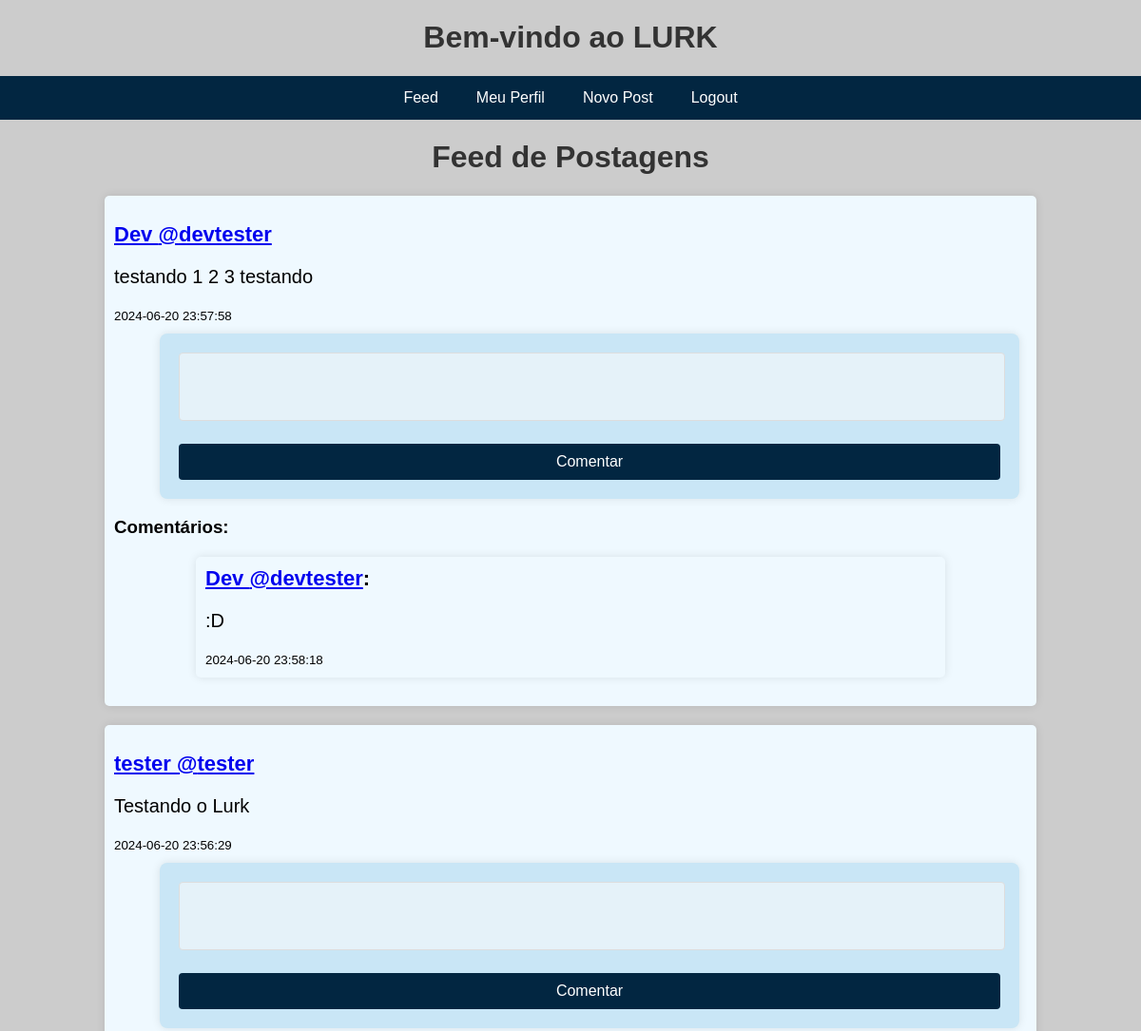
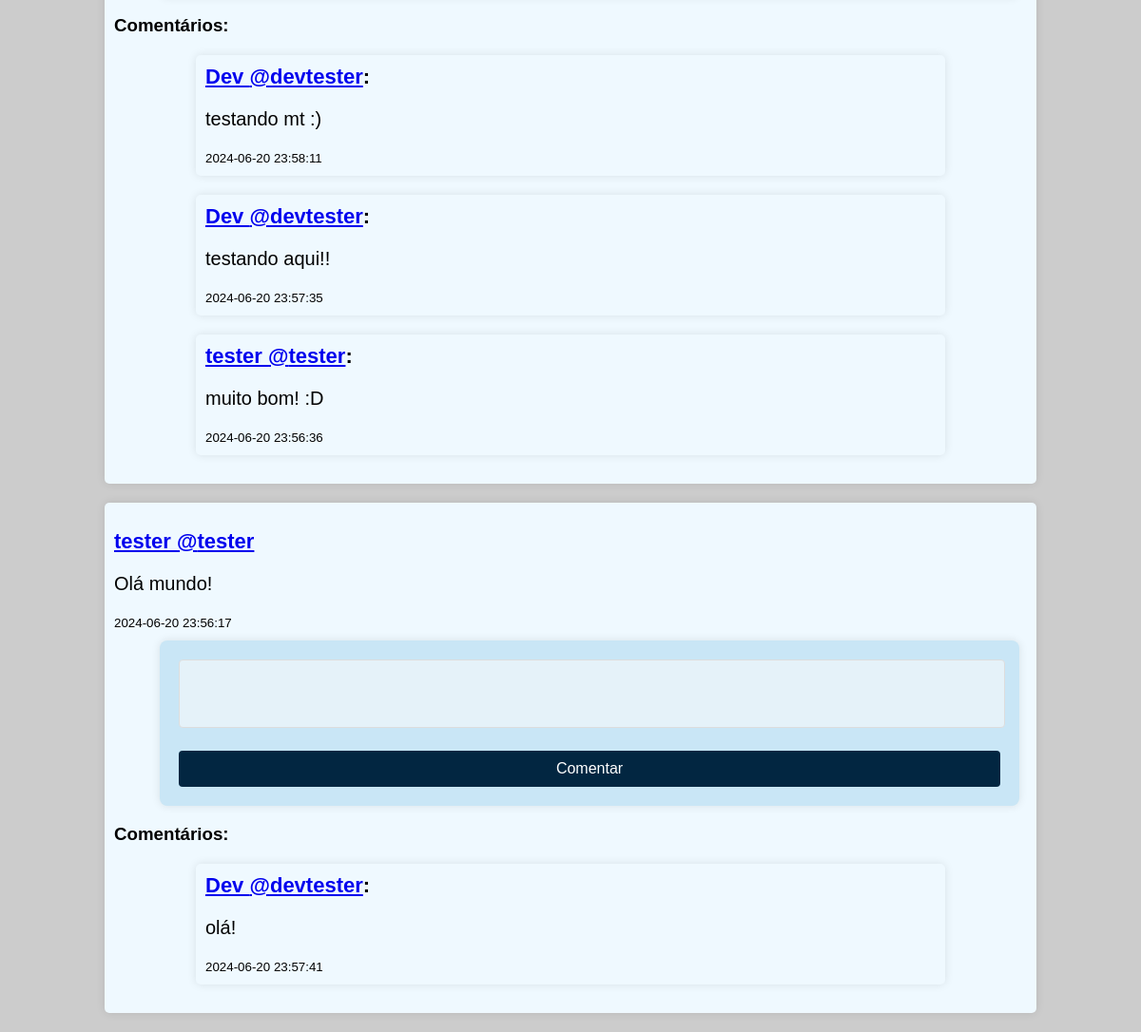
The page /pages/feed.php (signed in) on the database its author committed (2 pictures, top to bottom).
### tables this page shows
CREATE TABLE `posts` (
  `id` int NOT NULL AUTO_INCREMENT,
  `usuario_id` int NOT NULL,
  `conteudo` text NOT NULL,
  `data_postagem` timestamp NULL DEFAULT CURRENT_TIMESTAMP,
  PRIMARY KEY (`id`),
  KEY `usuario_id` (`usuario_id`),
  CONSTRAINT `posts_ibfk_1` FOREIGN KEY (`usuario_id`) REFERENCES `usuarios` (`id`)
);

CREATE TABLE `usuarios` (
  `id` int NOT NULL AUTO_INCREMENT,
  `nome` varchar(100) NOT NULL,
  `email` varchar(100) NOT NULL,
  `senha` varchar(255) NOT NULL,
  `data_registro` timestamp NULL DEFAULT CURRENT_TIMESTAMP,
  `username` varchar(50) DEFAULT NULL,
  PRIMARY KEY (`id`),
  UNIQUE KEY `email` (`email`),
  UNIQUE KEY `unique_username` (`username`)
);

CREATE TABLE `comentarios` (
  `id` int NOT NULL AUTO_INCREMENT,
  `post_id` int NOT NULL,
  `usuario_id` int NOT NULL,
  `conteudo` text NOT NULL,
  `data_comentario` timestamp NULL DEFAULT CURRENT_TIMESTAMP,
  PRIMARY KEY (`id`),
  KEY `post_id` (`post_id`),
  KEY `usuario_id` (`usuario_id`),
  CONSTRAINT `comentarios_ibfk_1` FOREIGN KEY (`post_id`) REFERENCES `posts` (`id`),
  CONSTRAINT `comentarios_ibfk_2` FOREIGN KEY (`usuario_id`) REFERENCES `usuarios` (`id`)
);

### pages/feed.php (the view, shortened to what this page needs)
<?php
include '../includes/db.php';
$stmt = $pdo->query('SELECT posts.*, usuarios.nome, usuarios.username FROM posts JOIN usuarios ON posts.usuario_id = usuarios.id ORDER BY data_postagem DESC');
$posts = $stmt->fetchAll();
?>
<!DOCTYPE html>
<html lang="pt-br">
<head>
    <link rel="stylesheet" href="feed.css">
</head>
<body>
<h1>Bem-vindo ao LURK</h1>
    <header>
    <nav>
    <ul>
        <li><a href="feed.php">Feed</a></li>
        <li><a href="/rede_social-main/pages/perfil.php?username=<?php echo $_SESSION['username']; ?>">Meu Perfil</a></li>
        <li><a href="post.php">Novo Post</a></li>
        <li><a href="logout.php">Logout</a></li>
    </ul>
</nav>
    </header>
    <h1>Feed de Postagens</h1>
    <?php foreach ($posts as $post): ?>
        <div class="post">
            <h2><a href="perfil.php?username=<?php echo $post['username']; ?>"><?php echo htmlspecialchars($post['nome']) . ' @' . htmlspecialchars($post['username']); ?></a></h2>
            <p><?php echo htmlspecialchars($post['conteudo']); ?></p>
            <small><?php echo $post['data_postagem']; ?></small>
            <form method="post" action="comentar.php">
                <textarea name="conteudo" required></textarea>
                <button type="submit">Comentar</button>
            </form>
            <h3>Comentários:</h3>
            <?php
            $stmt = $pdo->prepare('SELECT comentarios.*, usuarios.nome, usuarios.username FROM comentarios JOIN usuarios ON comentarios.usuario_id = usuarios.id WHERE post_id = ? ORDER BY data_comentario DESC');
            $stmt->execute([$post['id']]);
            $comentarios = $stmt->fetchAll();
            ?>
            <?php foreach ($comentarios as $comentario): ?>
                <div class="comentario">
                    <strong><a href="perfil.php?username=<?php echo $comentario['username']; ?>"><?php echo htmlspecialchars($comentario['nome']) . ' @' . htmlspecialchars($comentario['username']); ?></a>:</strong>
                    <p><?php echo htmlspecialchars($comentario['conteudo']); ?></p>
                    <small><?php echo $comentario['data_comentario']; ?></small>
                </div>
            <?php endforeach; ?>
        </div>
    <?php endforeach; ?>
</body>
</html>

### pages/feed.css (style rules this page uses)
body { font-family: Arial, sans-serif; background-color: #ccc; margin: 0; padding: 0; }
nav ul { list-style-type: none; padding: 0; margin: 0; background-color: #022641 !important; overflow: hidden; display: flex !important; justify-content: center !important; }
nav ul li { float: left; }
nav ul li a { display: block; color: white; text-align: center; padding: 14px 20px; text-decoration: none; }
h1 { text-align: center; color: #333; }
.post, .comentario { background-color: rgb(239, 249, 255); margin: 20px auto; padding: 10px; border-radius: 5px; box-shadow: 0 0 10px rgba(0,0,0,0.1); width: 80%; }
.post h2, .comentario strong { color: #000000; font-size: 22px; }
.post p, .comentario p { color: #000000 !important; font-size: 20px !important; }
form { margin: 10px 0; }
textarea { width: 100%; padding: 10px; border-radius: 5px; border: 1px solid #ddd; }
form { background-color: rgb(201, 230, 246); padding: 20px; border-radius: 8px; box-shadow: 0 0 10px rgba(0, 0, 0, 0.1); width: 90%; margin-left: 5%; }
form textarea { width: 98%; height: 50px; padding: 10px; border: 1px solid #ddd; border-radius: 4px; resize: none; font-size: 14px; margin-bottom: 20px; font-size: 20px; background-color: rgb(229, 242, 249); }
form button { display: inline-block; width: 100%; padding: 10px; border: none; border-radius: 4px; background-color: #022641; color: #fff; font-size: 16px; cursor: pointer; }
button { background-color: #333; color: white; padding: 10px 15px; border: none; border-radius: 5px; cursor: pointer; }

### rows shown on the page
posts: usuario.nome "Dev", usuario.username "devtester", conteudo "testando 1 2 3 testando", data_postagem "2024-06-20 23:57:58"
comentarios: usuario.nome "Dev", usuario.username "devtester", conteudo ":D", data_comentario "2024-06-20 23:58:18"
posts: usuario.nome "tester", usuario.username "tester", conteudo "Testando o Lurk", data_postagem "2024-06-20 23:56:29"
comentarios: usuario.nome "Dev", usuario.username "devtester", conteudo "testando mt :)", data_comentario "2024-06-20 23:58:11"
comentarios: usuario.nome "Dev", usuario.username "devtester", conteudo "testando aqui!!", data_comentario "2024-06-20 23:57:35"
comentarios: usuario.nome "tester", usuario.username "tester", conteudo "muito bom! :D", data_comentario "2024-06-20 23:56:36"
posts: usuario.nome "tester", usuario.username "tester", conteudo "Olá mundo!", data_postagem "2024-06-20 23:56:17"
comentarios: usuario.nome "Dev", usuario.username "devtester", conteudo "olá!", data_comentario "2024-06-20 23:57:41"
